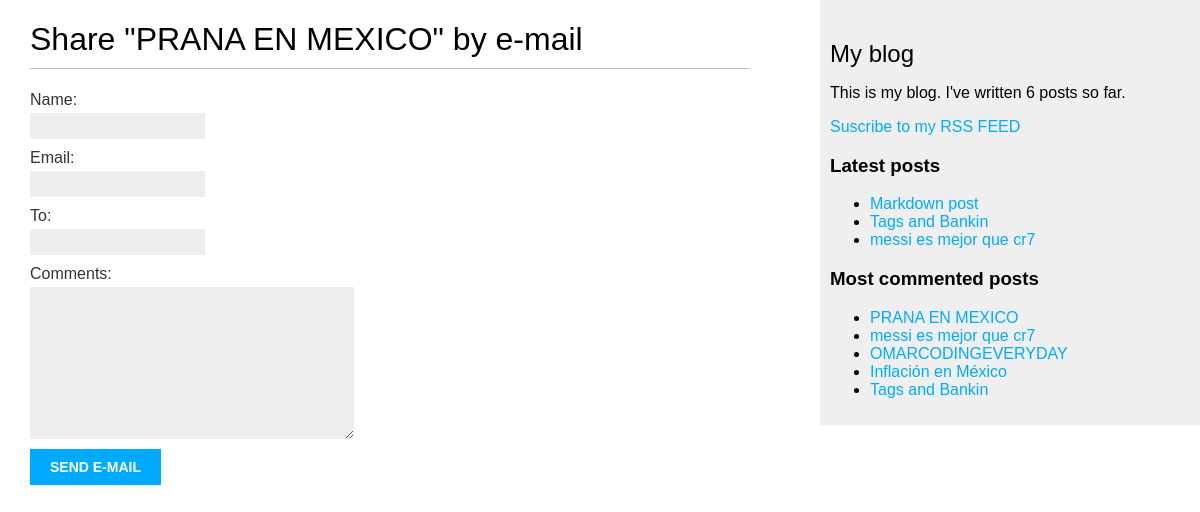
/blog/5/share/, run on an earlier commit of the app's database.
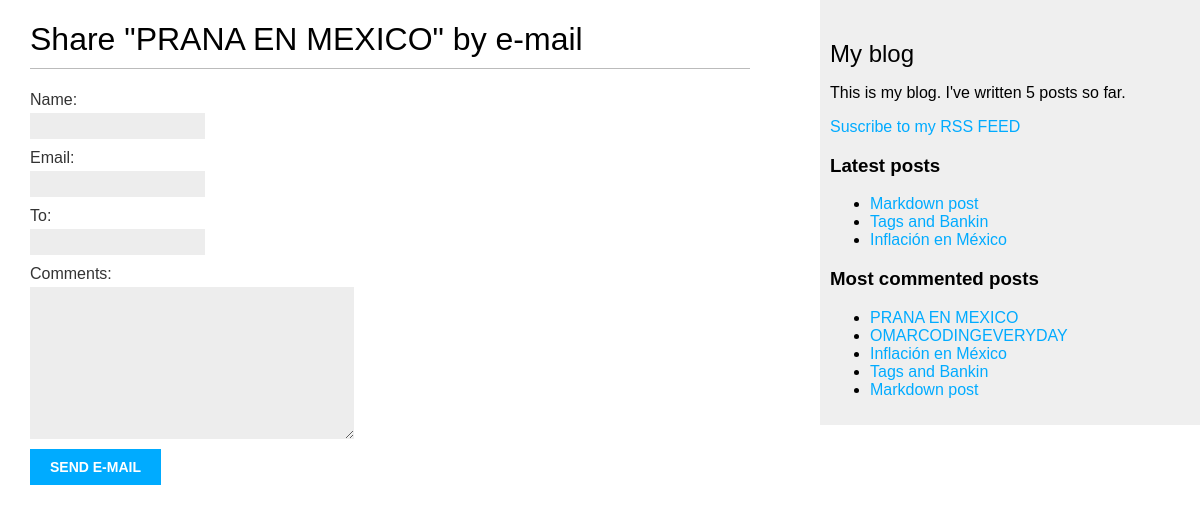
And on a later commit of the database.
### blog/models.py (models this page shows, shortened)
class Post(models.Model):
    tags = TaggableManager()
    class Status(models.TextChoices):
        DRAFT = 'DF', 'Draft'
        PUBLISHED = 'PB', 'Published'
    title = models.CharField(max_length=250)
    slug = models.SlugField(
        max_length=250,
        unique_for_date='publish'
    )
    author = models.ForeignKey(
        settings.AUTH_USER_MODEL,
        on_delete=models.CASCADE,
        related_name='blog_posts'
    )
    body = models.TextField()
    publish = models.DateTimeField(default=timezone.now)
    created = models.DateTimeField(auto_now_add=True)
    updated = models.DateTimeField(auto_now=True)
    status = models.CharField(
        max_length=2,
        choices=Status,
        default=Status.DRAFT
    )
    objects = models.Manager()  # The default manager.
    published = PublishedManager()  # Our custom manager.
    class Meta:
        ordering = ['-publish']
        indexes = [
            models.Index(fields=['-publish']),
        ]
    def get_absolute_url(self):
        return reverse(
            'blog:post_detail',
            args=[
                self.publish.year,
                self.publish.month,
                self.publish.day,
                self.slug,
            ],
        )

### blog/views.py (the view)
# urls.py: path('<int:post_id>/share/', views.post_share, name='post_share'),
def post_share(request, post_id):
    post = get_object_or_404(
        Post,
        id=post_id,
        status=Post.Status.PUBLISHED
    )
    sent = False
    if request.method == 'POST':
        form = EmailPostForm(request.POST)
        if form.is_valid():
            cd = form.cleaned_data
            post_url = request.build_absolute_uri(
                post.get_absolute_url()
            )
            subject = (
                f"{cd['name']} ({cd['email']}) "
                f"recommends you read {post.title}"
            )
            message = (
                f"Read {post.title} at {post_url}\n\n"
                f"{cd['name']}'s comments: {cd['comments']}"
            )
            send_mail(
                subject=subject,
                message=message,
                from_email=None,
                recipient_list=[cd['to']],
            )
            sent = True
    else:
        form = EmailPostForm()
    return render(
        request,
        'blog/post/share.html',
        {
            'post': post,
            'form': form,
            'sent': sent
        },)

### blog/forms.py
class EmailPostForm(forms.Form):
    name = forms.CharField(max_length=25)
    email = forms.EmailField()
    to = forms.EmailField()
    comments = forms.CharField(
        required=False,
        widget=forms.Textarea
    )

### blog/models.py (called while the page is built)
    def get_queryset(self):
        return (
            super().get_queryset().filter(status=Post.Status.PUBLISHED)
        )

### blog/templatetags/blog_tags.py (called while the page is built)
@register.simple_tag
def total_posts():
    return Post.published.count()

@register.inclusion_tag('blog/post/latest_posts.html')
def show_latest_posts(count=5):
    latest_posts = Post.published.order_by('-publish')[:count]
    return {'latest_posts': latest_posts}

@register.simple_tag
def get_most_commented_posts(count=5):
    return Post.published.annotate(
        total_comments=Count('comments')
    ).order_by('-total_comments')[:count]

### blog/templates/blog/post/share.html (shortened to what this page needs)
{% extends "blog/base.html" %}
{% block content %}
  {% if sent %}
    <h1>E-mail successfully sent</h1>
    <p>
      "{{ post.title }}" was successfully sent to {{ form.cleaned_data.to }}.
    </p>
  {% else %}
    <h1>Share "{{ post.title }}" by e-mail</h1>
    <form method="post" novalidate>
      {{ form.as_p }}
      <input type="submit" value="Send e-mail">
    </form>
  {% endif %}
{% endblock %}

### blog/templates/blog/base.html (shortened to what this page needs)
{% load blog_tags %}
{% load static %}
<!DOCTYPE html>
<html>
<head>
  <link href="{% static "css/blog.css" %}" rel="stylesheet">
</head>
<body>
  <div id="content">
    {% block content %}
    {% endblock %}
  </div>
  <div id="sidebar">
    <h2>My blog</h2>
    <p>This is my blog.
       I've written {% total_posts %} posts so far.
    </p>
    <p>
      <a href="{% url "blog:post_feed" %}">
        Suscribe to my RSS FEED
      </a>
    </p>
    <h3>Latest posts</h3>
    {% show_latest_posts 3 %}
    <h3>Most commented posts</h3>
    {% get_most_commented_posts as most_commented_posts %}
    <ul>
      {% for post in most_commented_posts %}
        <li>
          <a href="{{ post.get_absolute_url }}">{{ post.title }}</a>
        </li>
      {% endfor %}
    </ul>
  </div>
</body>
</html>

### blog/templates/blog/post/latest_posts.html
<ul>
    {% for post in latest_posts %}
      <li>
        <a href="{{ post.get_absolute_url }}">{{ post.title }}</a>
      </li>
    {% endfor %}
  </ul>

What changed in the data, as far as the page shows it:
removed Post: title "messi es mejor que cr7"
now on one of the page's lists (row unchanged): Post: title "Markdown post"
now on one of the page's lists (row unchanged): Post: title "Inflación en México"
Also different on the page:
text no longer shown: "6"
text now shown: "5"
